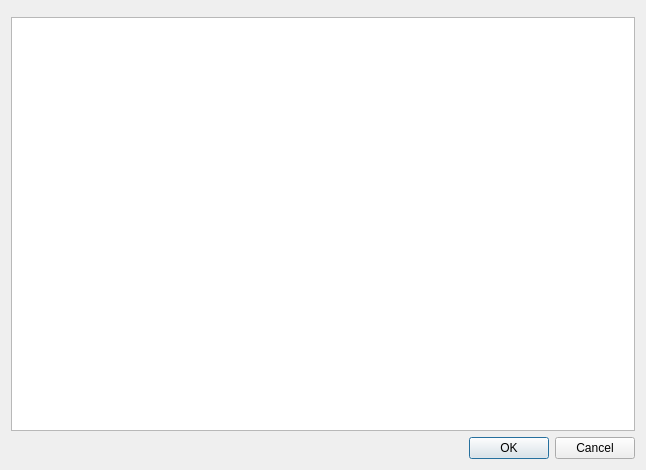
<?xml version="1.0" encoding="UTF-8"?>
<ui version="4.0">
 <class>KLFAdvancedConfigEditor</class>
 <widget class="QDialog" name="KLFAdvancedConfigEditor">
  <property name="geometry">
   <rect>
    <x>0</x>
    <y>0</y>
    <width>646</width>
    <height>470</height>
   </rect>
  </property>
  <property name="windowTitle">
   <string>Dialog</string>
  </property>
  <layout class="QGridLayout" name="gridLayout">
   <item row="0" column="0">
    <widget class="KLFSearchBar" name="searchBar">
     <property name="frameShape">
      <enum>QFrame::NoFrame</enum>
     </property>
     <property name="showHideButton">
      <bool>false</bool>
     </property>
     <property name="showSearchLabel">
      <bool>false</bool>
     </property>
    </widget>
   </item>
   <item row="1" column="0">
    <widget class="QTableView" name="configView"/>
   </item>
   <item row="2" column="0">
    <widget class="QDialogButtonBox" name="btns">
     <property name="orientation">
      <enum>Qt::Horizontal</enum>
     </property>
     <property name="standardButtons">
      <set>QDialogButtonBox::Cancel|QDialogButtonBox::Ok</set>
     </property>
    </widget>
   </item>
  </layout>
 </widget>
 <customwidgets>
  <customwidget>
   <class>KLFSearchBar</class>
   <extends>QFrame</extends>
   <header>klfsearchbar.h</header>
   <container>1</container>
  </customwidget>
 </customwidgets>
 <resources/>
 <connections>
  <connection>
   <sender>btns</sender>
   <signal>accepted()</signal>
   <receiver>KLFAdvancedConfigEditor</receiver>
   <slot>accept()</slot>
   <hints>
    <hint type="sourcelabel">
     <x>248</x>
     <y>254</y>
    </hint>
    <hint type="destinationlabel">
     <x>157</x>
     <y>274</y>
    </hint>
   </hints>
  </connection>
  <connection>
   <sender>btns</sender>
   <signal>rejected()</signal>
   <receiver>KLFAdvancedConfigEditor</receiver>
   <slot>reject()</slot>
   <hints>
    <hint type="sourcelabel">
     <x>316</x>
     <y>260</y>
    </hint>
    <hint type="destinationlabel">
     <x>286</x>
     <y>274</y>
    </hint>
   </hints>
  </connection>
 </connections>
</ui>
